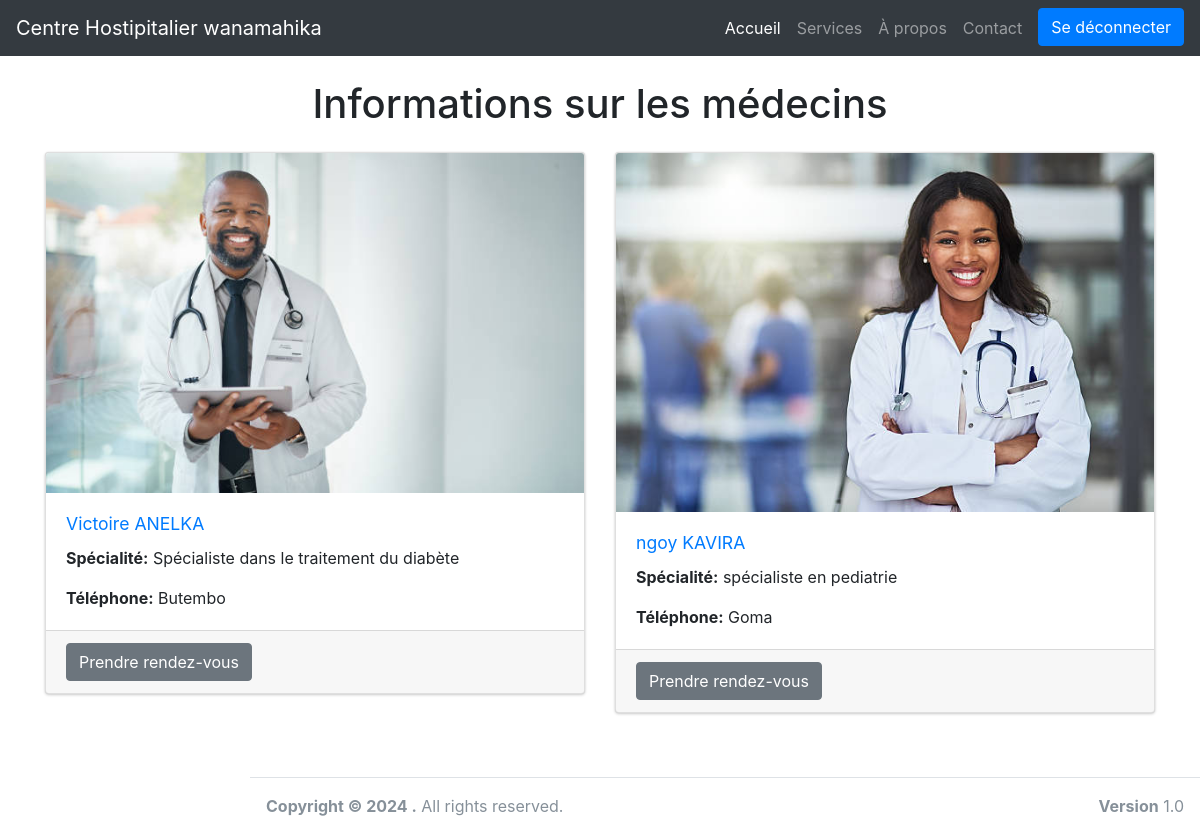
The app's page /views/info.php with its own data.
### tables this page shows
CREATE TABLE `medecins` (
  `id` int(11) NOT NULL,
  `nom` text NOT NULL,
  `postnom` text NOT NULL,
  `prenom` text NOT NULL,
  `genre` text NOT NULL,
  `adresse` text NOT NULL,
  `telephone` text NOT NULL,
  `photo` text NOT NULL,
  `description` text NOT NULL,
  `pwd` text NOT NULL,
  `supprimer` int(11) NOT NULL
);

### views/info.php (the view, shortened to what this page needs)
<?php
include '../connexion/connexion.php';
?>
<!DOCTYPE html>
<html lang="en">
<head>
    <?php require_once('style.php'); ?>
    <link href="https://maxcdn.bootstrapcdn.com/bootstrap/4.5.2/css/bootstrap.min.css" rel="stylesheet">
</head>
<body>
     <nav class="navbar navbar-expand-lg navbar-dark bg-dark">
        <a class="navbar-brand" href="#">Centre Hostipitalier wanamahika</a>
        <div class="collapse navbar-collapse" id="navbarNav">
            <ul class="navbar-nav ml-auto">
                <li class="nav-item active">
                    <a class="nav-link" href="indexp.php">Accueil</a>
                </li>
                <li class="nav-item">
                    <a class="nav-link" href="indexp.php">Services</a>
                </li>
                <li class="nav-item">
                    <a class="nav-link" href="indexp.php">À propos</a>
                </li>
                <li class="nav-item">
                    <a class="nav-link" href="indexp.php">Contact</a>
                </li>
                <li class="nav-item">
                    <a class="btn btn-primary ml-2" href="../models/log-out.php">Se déconnecter</a>
                </li>
            </ul>
        </div>
    </nav>
    <div class="container my-4">
        <div class="text-center mb-4">
            <h1>Informations sur les médecins</h1>
        </div>
        <div class="row">
        <?php
            $req = $connexion->prepare("SELECT * FROM medecins");
            $req->execute();
            while ($donne = $req->fetch()) { ?>
            <div class="col-md-6 mb-4" id="login">
                <div class="card">
                    <img src="../models/add/img/<?php echo htmlspecialchars($donne['photo']); ?>" class="card-img-top" alt="Photo du médecin">
                    <div class="card-body">
                        <h5 class="card-title text-primary"><?php echo htmlspecialchars($donne['prenom']) . " " . htmlspecialchars($donne['nom']); ?></h5>
                        <p class="card-text"><b>Spécialité:</b> <?php echo htmlspecialchars($donne['description']); ?></p>
                        <p class="card-text"><b>Téléphone:</b> <?php echo htmlspecialchars($donne['telephone']); ?></p>
                    </div>
                    <div class="card-footer">
                        <a href="inscription.php?id=<?php echo htmlspecialchars($donne['id']); ?>" class="btn btn-secondary">Prendre rendez-vous</a>
                    </div>
                </div>
            </div>
        <?php } ?>
        </div>
    </div>
    <?php require_once('script.php'); ?>
</body>
</html>

### records on screen
medecins: photo (picture), prenom "Victoire", nom "ANELKA", description "Spécialiste dans le traitement du diabète", telephone "Butembo"
medecins: photo (picture), prenom "ngoy", nom "KAVIRA", description "spécialiste en pediatrie", telephone "Goma"
